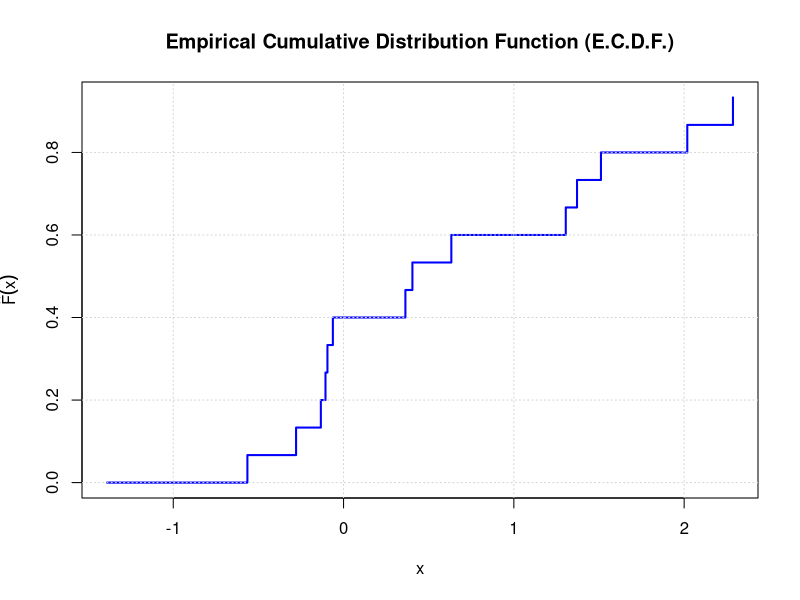

Source code (R):
## ---- chunk 1
# Setup
set.seed(0)
n <- 1000
A <- matrix(runif(n*n), n, n)
x.true <- runif(n)
y <- A %*% x.true

# B
tempo_b <- system.time({
  A_inv <- solve(A)          
  x1 <- A_inv %*% y          
})

print("Time with explicit inverse:")
print(tempo_b)


# C
tempo_c <- system.time({
  x2 <- solve(A, y)          
})

error1 <- mean(abs(x1-x.true))
error2 <- mean(abs(x2-x.true))

print("Time with direct solution:")
print(tempo_c)

error1
error2

## ---- chunk 2
# ==============================================================================
# Function for the Empirical C.D.F.
# ==============================================================================
# Definition based on the formula: F_hat(x) = #{x_i < x} / n
# 
# Arguments:
#   - x        : numeric unordered vector of observations
#   - plot.cdf : boolean (TRUE/FALSE). If TRUE, generates the step plot.
# ==============================================================================

compute_ecdf <- function(x, plot.cdf = FALSE) {
  # Total number of observations
  n <- length(x)
  
  if (n == 0) {
    stop("The input vector is empty.")
  }
  
  # a. Calculates the empirical c.d.f. for each element, preserving the original order
  # For each element x[i], counts how many elements in the vector are strictly smaller (<)
  ecdf_values <- sapply(x, function(xi) {
    sum(x < xi) / n
  })
  
  if (plot.cdf) {
    x_ordinato <- sort(x)
    y_ordinato <- (0:(n - 1)) / n
    
    plot(x_ordinato, y_ordinato, type = "s", lwd = 2, col = "blue",
         main = "Empirical Cumulative Distribution Function (E.C.D.F.)",
         xlab = "x", ylab = expression(hat(F)(x)))
    grid()
  }
  
  return(ecdf_values)
}


set.seed(42)

campione <- rnorm(15)

print("Original vector of observations:")
print(campione)

risultati_ecdf <- compute_ecdf(campione, plot.cdf = TRUE)

print("Values of the empirical c.d.f. (in the order corresponding to the original vector):")
print(risultati_ecdf)
